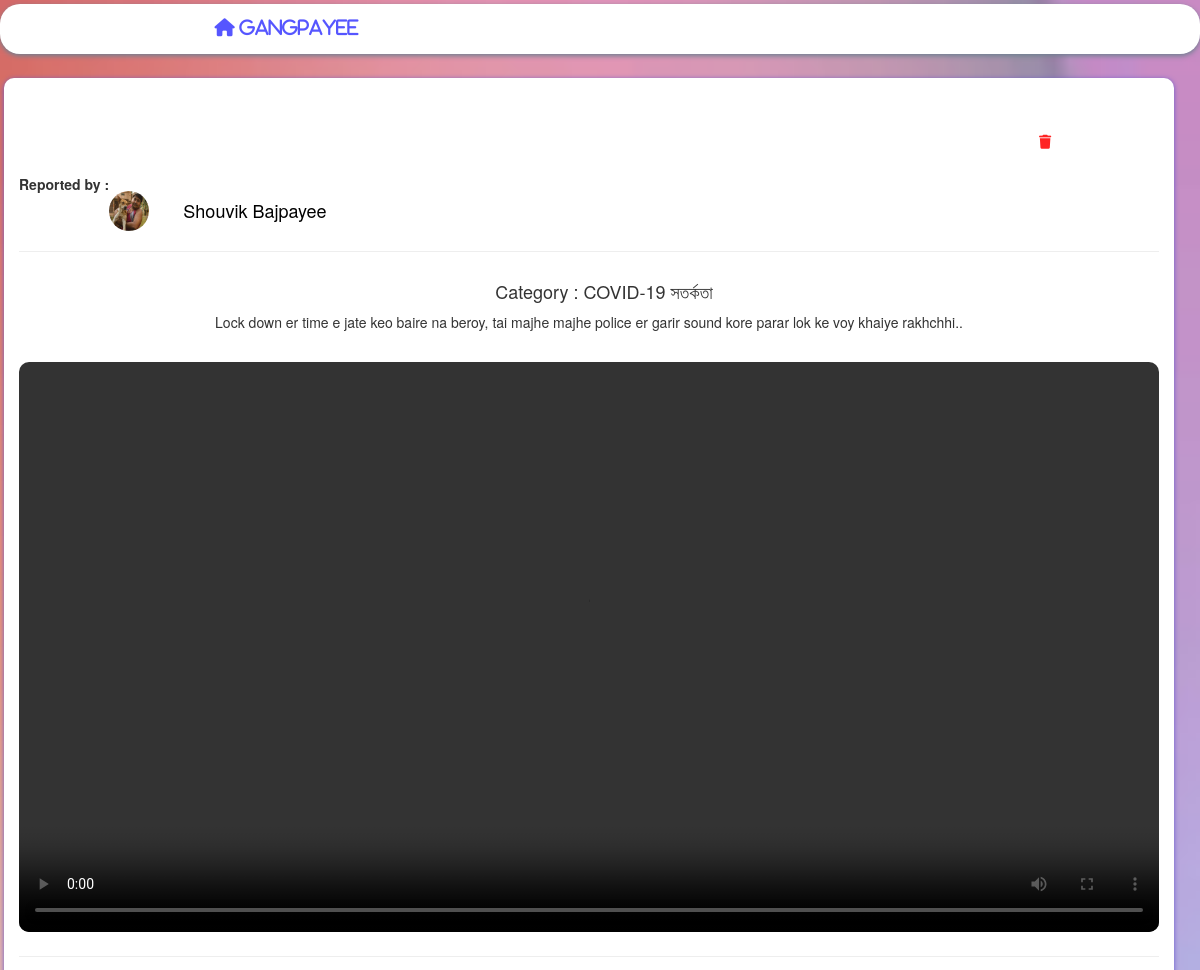
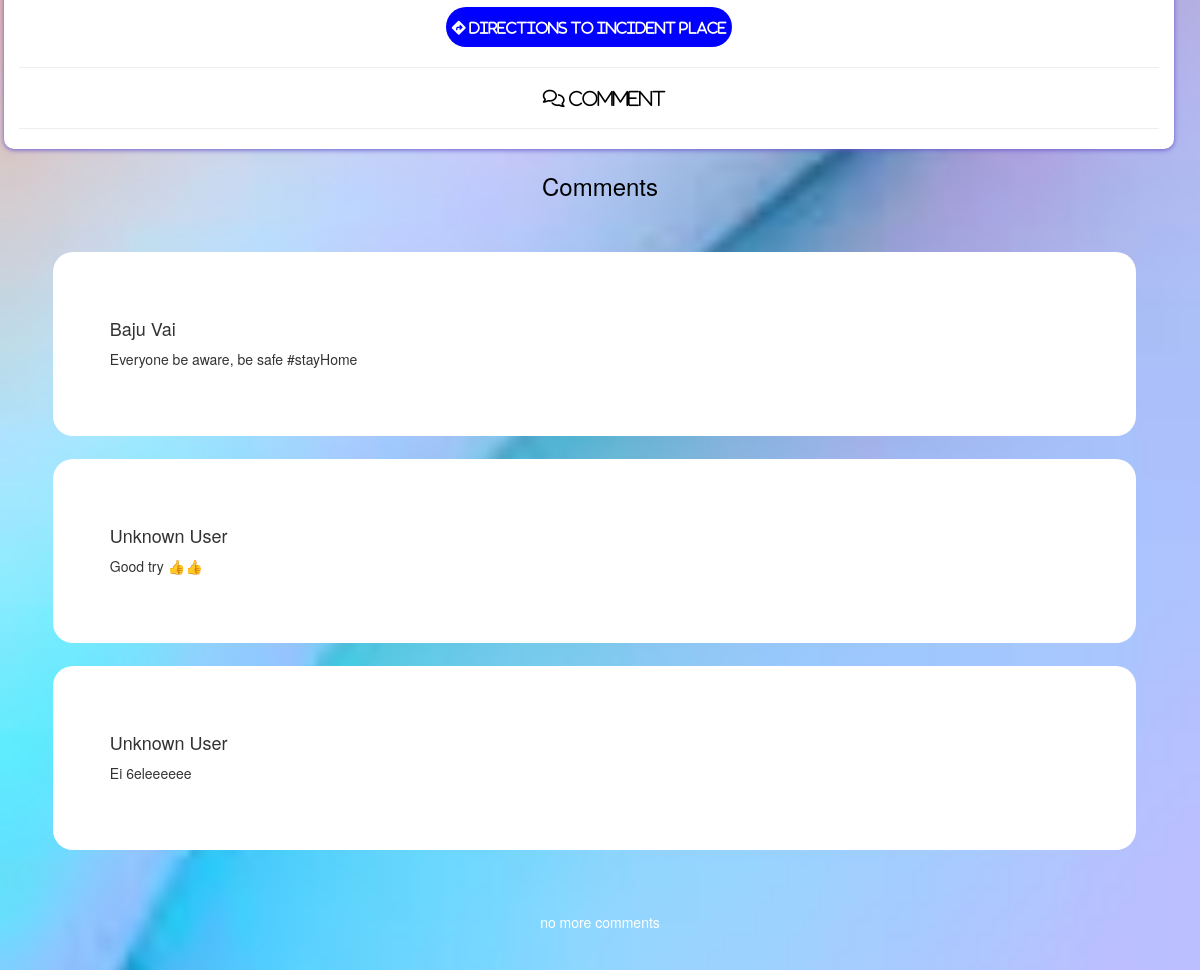
The app's page /report/31 (signed in) with its own data (2 pictures, top to bottom).
### tables this page shows
CREATE TABLE users(
            username VARCHAR2(50) PRIMARY KEY,
            firstname VARCHAR2(50) NOT NULL,
            lastname VARCHAR2(50) NOT NULL,
            email VARCHAR2(50) NOT NULL,
            phone VARCHAR2(13) NOT NULL,
            password VARCHAR2(100) NOT NULL,
            image VARCHAR2(150) DEFAULT 'defaultProfileImage.png'
        );

CREATE TABLE map(
            id INTEGER PRIMARY KEY AUTOINCREMENT,
            username VARCHAR2(1000),
            lat VARCHAR2(100),
            lng VARCHAR2(100),
            category VARCHAR2(500),
            desc VARCHAR2(100000000000000000000000),
            media VARCHAR2(1000)
        );

CREATE TABLE reportComment(
            id INTEGER PRIMARY KEY AUTOINCREMENT,
            pid INTEGER,
            username VARCHAR2(1000),
            cmnt VARCHAR2(10000000000000000000000)
        );

### app.py (the view, shortened to what this page needs)
@app.route("/report/<int:pid>")
def viewReport(pid):
    if request.cookies.get('username'):
        user = request.cookies.get('username')
        post = mapDB.getPost(pid)
        firstname = post[0][1]
        lastname = post[0][2]
        reportid = post[0][3]
        comments = reportCommentDB.getReportComments(pid)
        return render_template("viewReport.html",reportid=reportid,post=post,user=user,firstname=firstname,lastname=lastname,comments=comments)

### mapDB.py (called while the page is built)
def getPost(pid):
    db.execute("""
        SELECT u.image,u.firstname,u.lastname,m.id,m.username,m.lat,m.lng,m.category,m.desc,m.media FROM users AS u INNER JOIN map AS m ON (m.username=u.username) WHERE m.id=(?)
    """,(pid,))
    post = db.fetchall()
    return post

### reportCommentDB.py (called while the page is built)
def getReportComments(pid):
    db.execute("SELECT * FROM reportComment WHERE pid=(?)",(pid,))
    comments = db.fetchall()
    return comments

### templates/viewReport.html (shortened to what this page needs)
<!DOCTYPE html>
<html lang="en">
<head>
    <link rel="stylesheet" href="https://maxcdn.bootstrapcdn.com/bootstrap/3.4.0/css/bootstrap.min.css">
</head>
<body align="center">
    <nav id="navbar">
        <div id="title" class="container">
            <a href="/map"><i class="fas fa-home" style="color: rgba(0, 0, 255, 0.664); margin-left: -55%;">
                    GangPayee</i></a>
        </div>
    </nav>
    <br>
    <div class="" id="maindiv">
        <div class="container" id="postContainer">
            {% for i in range(post|length) %}
            {% if (user == post[i][4]) %}
            <div>
                <a href="/report/{{ post[i][3] }}/delete"><i id="delete" class="fas fa-trash"
                        style="color: rgba(255, 0, 0, 0.863); margin-left: 80%; margin-top: 5%;"></i></a>
            </div>
            {% endif %}
            <p style="float: left; font-weight: bold; margin-top: 2%;">Reported by :</p><br><br>
            <a href="/account/{{ post[i][4] }}">
                <div class="container">
                    <img src="/images/profilePics/{{ post[i][0] }}" alt="dp" class="avatar">
                    <h4 style="float: left; margin-left: 3%; color: black;">{{ post[i][1] }} {{ post[i][2] }}</h4>
                </div>
            </a>
            <hr>
            <div class="container">
                <h4>Category : {{ post[i][7] }}</h4>
            </div>
            <p>{{ post[i][8] }}</p><br>
            {% if post[i][9]|length %}
            {% if ((".mp4" in post[i][9]) or (".ogg" in post[i][9])) %}
            <video id="video" class="border" controls height="100%" width="100%" style="border-radius: 10px;"
                preload="auto">
                <source src="/posts/postMedia/{{ post[i][9] }}" type="video/mp4" preload="auto">
            </video>
            {% else %}
            <a href="/media/{{ post[i][9] }}">
                <img src="/posts/postMedia/{{ post[i][9] }}" alt="media" width="100%" height="100%"
                    style="border-radius: 10px;"></a>
            {% endif %}
            {% endif %}
            <hr>
            <a href="https://www.google.com/maps/dir/?api=1&destination={{ post[i][5] }},{{ post[i][6] }}"><button
                    id="direction"><i class="fas fa-directions"> Directions to Incident Place</i></button></a>
            {% endfor %}
            <hr>
            <a href="#bottom">
                <div class="container" id="comment" align="center">
                    <i class="far fa-comments fa-lg" style="color: black;"> Comment</i>
                </div>
            </a>
            <hr>
        </div>
        <div class="container" id="allMsgs">
            <h3 style="color: black;">Comments</h3><br>
            {% for i in range(comments|length) %}
            <div class="container" id="twoMsg">
                <h4 style="float:left;">{{ comments[i][2] }}</h4><br><br>
                <p style="float:left;">{{ comments[i][3] }}</p>
            </div>
            {% endfor %}
            <br><br>
            <p style="color: white;">no more comments</p>
        </div>
    </div>
    <br><br><br>
</body>
</html>

### templates/viewReport.html (style rules this page uses)
html { scroll-behavior: smooth; }
#navbar { background-color: white; height: 50px; box-shadow: 0px 2px 5px 0px slategray; text-decoration: none; -moz-border-radius: 20px; -webkit-border-radius: 20px; border-radius: 20px; }
#title { font-size: large; font-weight: 500; font-family: "Comic Sans MS", cursive, sans-serif; padding-top: 12px; color: rgb(0, 0, 255); }
.avatar { vertical-align: middle; width: 40px; height: 40px; border-radius: 50%; float: left; }
#postContainer { box-shadow: 0px 1px 5px 0px slateblue; text-decoration: none; -moz-border-radius: 10px; -webkit-border-radius: 10px; border-radius: 10px; background-color: white; margin: 4px; }
#direction { height: 40px; color: white; background-color: blue; border: none; text-decoration: none; -moz-border-radius: 20px; -webkit-border-radius: 20px; border-radius: 20px; }
body { background-image: url('/images/bg.jpeg'); background-position: center; background-repeat: no-repeat; background-size: cover; background-attachment: fixed; }
#twoMsg { text-decoration: none; -moz-border-radius: 20px; -webkit-border-radius: 20px; border-radius: 20px; padding: 5%; margin: 2%; width: 95%; background-color: white; }

### records on screen
users: image (picture), firstname "Shouvik", lastname "Bajpayee"
map: category "COVID-19 সতর্কতা", desc "Lock down er time e jate keo baire na beroy, tai majhe majhe police er garir sound kore parar lok ke voy khaiye rakhchhi.."
reportComment: username "Baju Vai", cmnt "Everyone be aware, be safe #stayHome"
reportComment: username "Unknown User", cmnt "Good try 👍👍"
reportComment: username "Unknown User", cmnt "Ei 6eleeeeee"
